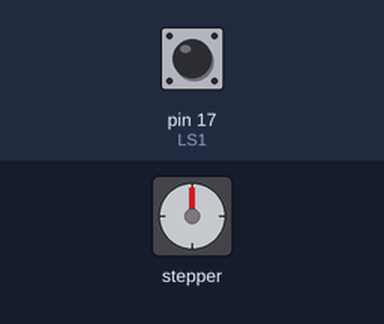
The sketch below on a simulated Arduino Mega 2560, built with avr-gcc and run on an emulated ATmega2560. Shown: stepper motor. Wiring (inferred from the names in the program): stepper motor driver (200 steps per turn assumed): step pin 54; direction pin 55; enable pin 38. Inputs (shaded band) come from the test bench; at power-on: pin 17 (LS1) HIGH.

Above: at 1.8 s.
1.9 s: pin 17 (LS1) pulled LOW for 0.6 s
At 2.9 s:
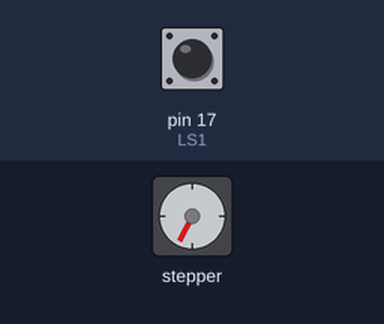
5.0 s: pin 17 (LS1) pulled LOW for 1 s
At 6.4 s:
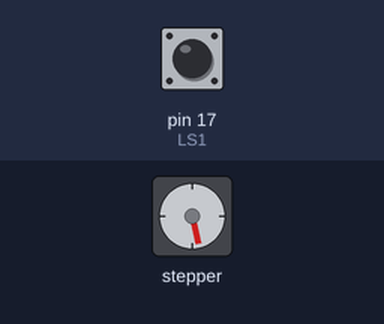
8.5 s: pin 17 (LS1) pulled LOW for 0.6 s
At 8.95 s:
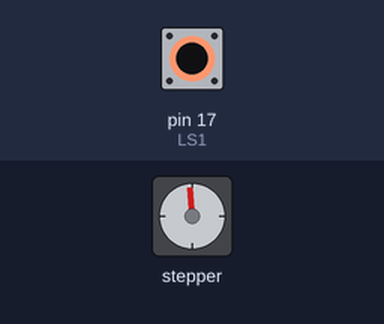
11.5 s: pin 17 (LS1) pulled LOW for 3.2 s
At 15.1 s:
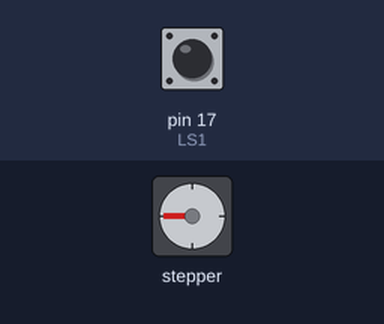
16.2 s: pin 17 (LS1) pulled LOW for 0.6 s
19.3 s: pin 17 (LS1) pulled LOW for 1 s
Timing chart, 0 to 24.3 s (numbered marks = the images above; inputs shaded):
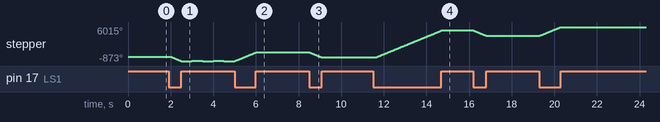

The sketch:

LS.ino
```cpp
int LS1 = 17;
#define X_STEP_PIN         54
#define X_DIR_PIN          55
#define X_ENABLE_PIN       38
#define X_MIN_PIN           3
#define X_MAX_PIN           2

// the setup routine runs once when you press reset:
void setup() {
  Serial.begin(9600);
  pinMode(LS1, INPUT_PULLUP);
  pinMode(X_STEP_PIN  , OUTPUT);
  pinMode(X_DIR_PIN    , OUTPUT);
  pinMode(X_ENABLE_PIN    , OUTPUT);
  digitalWrite(X_ENABLE_PIN    , LOW);

}

void loop() {
  //if (millis() %2000 <1000) {
int val=0;
val=digitalRead(LS1);
  if (digitalRead(X_DIR_PIN)==1){
    if (val==1){
    delay(500);
    digitalWrite(X_DIR_PIN    , LOW);
    //delay(500);
    }
  }
 else {
  if (digitalRead(X_DIR_PIN)==0){
    if (val==1){
    delay(500);
    digitalWrite(X_DIR_PIN    , HIGH);
    //delay(500);
    }
  }

  }

  digitalWrite(X_STEP_PIN    , HIGH);
  delayMicroseconds(1000);
  digitalWrite(X_STEP_PIN    , LOW);

  //Serial.print("DIR ");Serial.print(digitalRead(X_DIR_PIN));
  //Serial.print("   LS1 ");Serial.println(digitalRead(LS1));

  //Serial.println(digitalRead(LS1));
  //delay(5);  // delay in between reads for stability
  }
```
